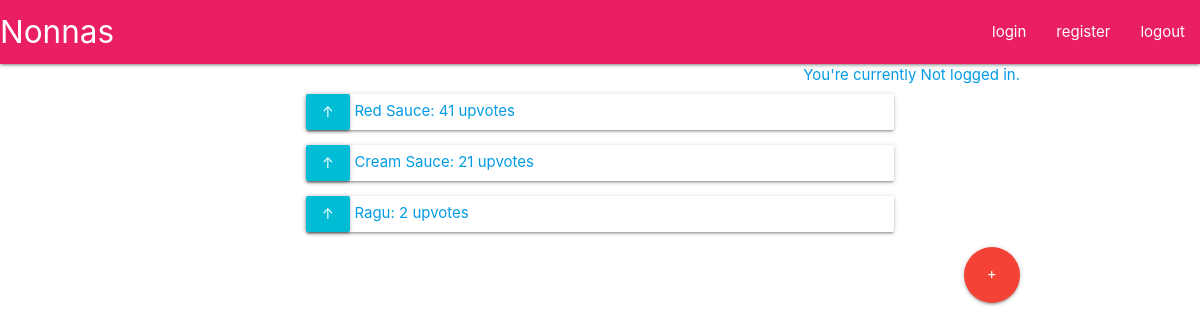
The app's page /nonnas/, older data.
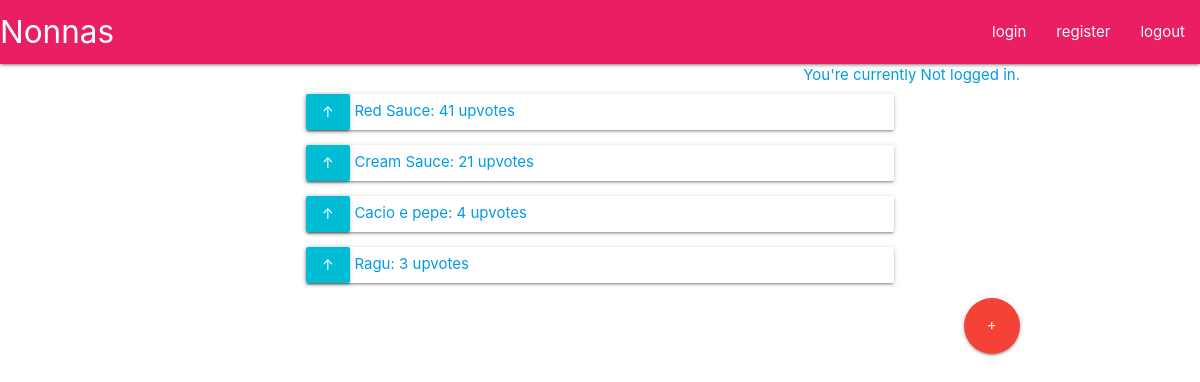
The same page, newer data.
### nonnas/models.py (models this page shows, shortened)
class Post(models.Model):
    title = models.CharField(max_length=200)
    content = models.TextField()
    votes = models.IntegerField(default=1, editable=False)

### nonnas/views.py (the view)
# urls.py: path('', views.homepage, name="homepage"),
def homepage(request):
    if request.user.is_authenticated:
        user=request.user.username
    else:
        user="Not logged in."
    if request.method == 'POST':
        post = get_object_or_404(Post, pk=request.POST['post'])
        post.votes += 1
        post.save()
    post_list = list(Post.objects.all())
    post_list = sorted(post_list, key=lambda x: x.votes, reverse=True)
    context = {'post_list': post_list, 'user': user}
    return render(request, 'nonnas/homepage.html', context)

### nonnas/templates/nonnas/homepage.html (shortened to what this page needs)
{% extends 'nonnas/header.html' %}
{% block content %}
	<a class="right">You're currently {{ user }} </a>
	<br>
	<div class="container">
		{% for post in post_list %}
		<form action="" method="POST">
			<div class="card">
				<button type="submit" class="cyan waves-effect wave-light btn"  name="post" id="post"  value="{{ post.id }}">↑</button>
				<a href="/nonnas/{{ post.id }}/"> {{ post.title }}: {{ post.votes }} upvotes</a>
			</div>
		</form>
		{% endfor %}
	</div>
	<a href="/nonnas/new_post/" class="btn-floating btn-large waves-effect waves-light red right">+</a>
{% endblock %}

### nonnas/templates/nonnas/header.html (shortened to what this page needs)
<!DOCTYPE html>
<html>
	<head>
		<link rel="stylesheet" href="https://cdnjs.cloudflare.com/ajax/libs/materialize/1.0.0/css/materialize.min.css">
	</head>
 	<div class="navbar-fixed">
    	<nav>
      		<div class="pink nav-wrapper">
        		<a href="/nonnas/" class="left brand-logo">Nonnas</a>
        		<ul class="right">
          		<li><a href="/nonnas/login">login</a></li>
          		<li><a href="/nonnas/register">register</a></li>
          		<li><a href="/nonnas/logout">logout</a></li>
        		</ul>
      		</div>
   		</nav>
  	</div>
	<div class="container">
	<body>
		{% block content %}
		{% endblock %}
	</body>
	</div>
</html>

Row changes from the older to the newer data that the page shows:
added Post: {{ post.id }} 6 (drawn), title "Cacio e pepe", votes "4"
changed Post "Ragu": votes "2" → "3"
